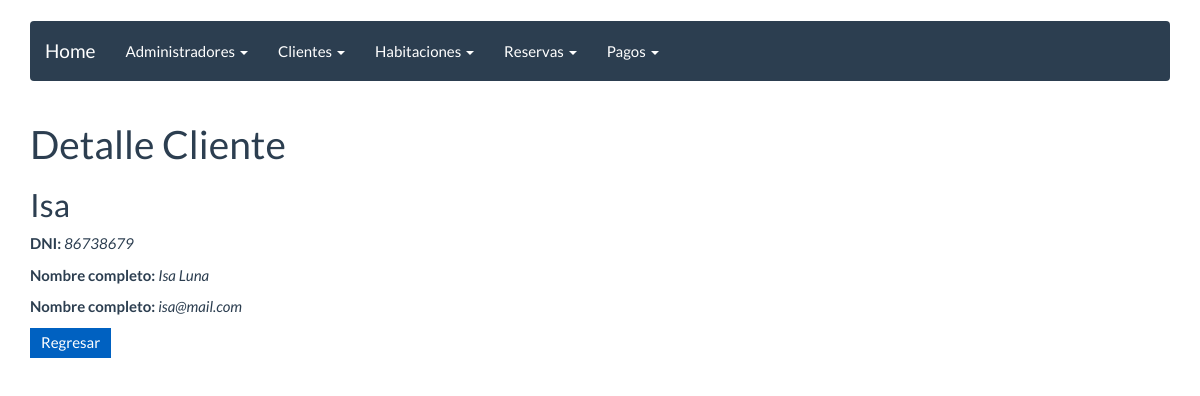
The app's page /cliente/1 with its own data.
### reservar/models.py (models this page shows, shortened)
class Cliente(models.Model):
    dni_cliente=models.CharField(max_length=8)
    nombre_cliente = models.CharField(max_length=50)
    apellidos_cliente = models.CharField(max_length=50)
    email=models.EmailField()

### reservar/views.py (the view)
# urls.py: url(r'^cliente/(?P<pk>\d+)$', ClienteDetail.as_view(), name='cliente_detail'),
class ClienteDetail(DetailView):
    model = Cliente
    template_name = "cliente_detail.html"

### templates/cliente_detail.html (shortened to what this page needs)
{% extends 'base.html' %}
{% block content %}
<h1>Detalle Cliente</h1>
<h2>{{ cliente.nombre_cliente }}</h2>
<p><strong>DNI:</strong> <i>{{ cliente.dni_cliente }}</i></p>
<p><strong>Nombre completo:</strong> <i>{{ cliente.nombre_cliente }} {{ cliente.apellidos_cliente }}</i></p>
<p><strong>Nombre completo:</strong> <i>{{ cliente.email }} </i></p>
<p>
    <a href="{% url 'cliente_listar' %}"><button>Regresar</button></a>
</p>
{% endblock%}

### records on screen
Cliente: nombre_cliente "Isa", dni_cliente "86738679", apellidos_cliente "Luna", email "isa@mail.com"
